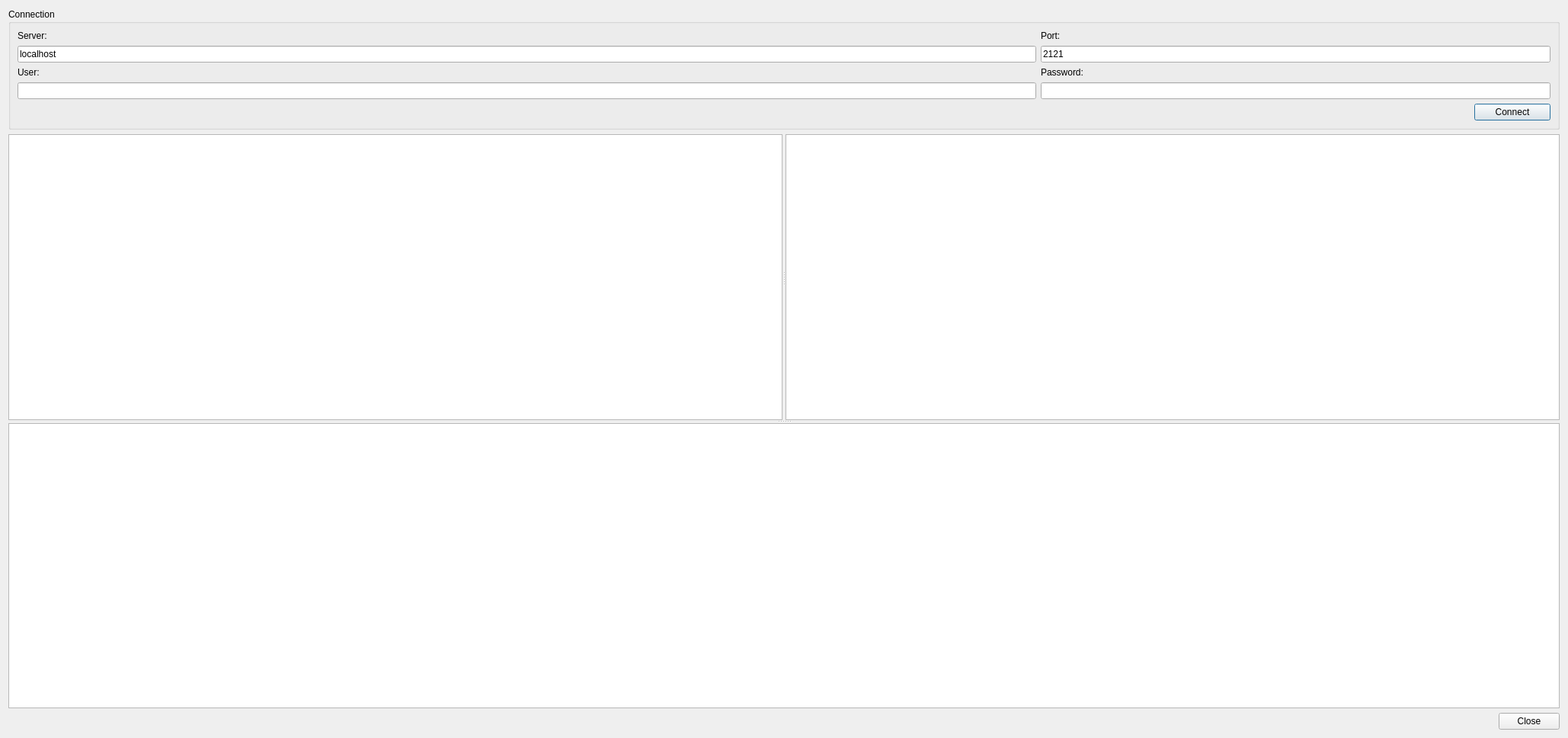
<?xml version="1.0" encoding="UTF-8"?>
<ui version="4.0">
 <class>FTPUploadDialog</class>
 <widget class="QDialog" name="FTPUploadDialog">
  <property name="enabled">
   <bool>true</bool>
  </property>
  <property name="geometry">
   <rect>
    <x>0</x>
    <y>0</y>
    <width>2058</width>
    <height>968</height>
   </rect>
  </property>
  <property name="windowTitle">
   <string>FTP Client</string>
  </property>
  <property name="layoutDirection">
   <enum>Qt::LayoutDirection::LeftToRight</enum>
  </property>
  <property name="modal">
   <bool>false</bool>
  </property>
  <layout class="QVBoxLayout" name="verticalLayout">
   <item>
    <widget class="QGroupBox" name="connectionGroup">
     <property name="title">
      <string>Connection</string>
     </property>
     <layout class="QGridLayout" name="gridLayout" rowstretch="0,0,0,0,0" columnstretch="2,1">
      <item row="2" column="0">
       <widget class="QLabel" name="userLabel">
        <property name="text">
         <string>User:</string>
        </property>
       </widget>
      </item>
      <item row="1" column="0">
       <widget class="QLineEdit" name="serverEdit">
        <property name="enabled">
         <bool>true</bool>
        </property>
        <property name="text">
         <string>localhost</string>
        </property>
        <property name="placeholderText">
         <string>FTP server host name</string>
        </property>
       </widget>
      </item>
      <item row="2" column="1">
       <widget class="QLabel" name="passwordLabel">
        <property name="text">
         <string>Password:</string>
        </property>
       </widget>
      </item>
      <item row="0" column="0">
       <widget class="QLabel" name="serverLabel">
        <property name="text">
         <string>Server:</string>
        </property>
       </widget>
      </item>
      <item row="1" column="1">
       <widget class="QLineEdit" name="portEdit">
        <property name="text">
         <string>2121</string>
        </property>
       </widget>
      </item>
      <item row="3" column="1">
       <widget class="QLineEdit" name="passwordEdit">
        <property name="enabled">
         <bool>true</bool>
        </property>
        <property name="echoMode">
         <enum>QLineEdit::EchoMode::Password</enum>
        </property>
       </widget>
      </item>
      <item row="3" column="0">
       <widget class="QLineEdit" name="userEdit"/>
      </item>
      <item row="4" column="0" colspan="2">
       <layout class="QHBoxLayout" name="horizontalLayout_3">
        <property name="leftMargin">
         <number>0</number>
        </property>
        <property name="bottomMargin">
         <number>0</number>
        </property>
        <item>
         <spacer name="horizontalSpacer">
          <property name="orientation">
           <enum>Qt::Orientation::Horizontal</enum>
          </property>
          <property name="sizeHint" stdset="0">
           <size>
            <width>40</width>
            <height>20</height>
           </size>
          </property>
         </spacer>
        </item>
        <item>
         <widget class="QPushButton" name="connectButton">
          <property name="enabled">
           <bool>true</bool>
          </property>
          <property name="sizePolicy">
           <sizepolicy hsizetype="Preferred" vsizetype="Preferred">
            <horstretch>0</horstretch>
            <verstretch>0</verstretch>
           </sizepolicy>
          </property>
          <property name="minimumSize">
           <size>
            <width>100</width>
            <height>0</height>
           </size>
          </property>
          <property name="maximumSize">
           <size>
            <width>16777215</width>
            <height>16777215</height>
           </size>
          </property>
          <property name="layoutDirection">
           <enum>Qt::LayoutDirection::LeftToRight</enum>
          </property>
          <property name="text">
           <string>Connect</string>
          </property>
          <property name="flat">
           <bool>false</bool>
          </property>
         </widget>
        </item>
       </layout>
      </item>
      <item row="0" column="1">
       <widget class="QLabel" name="portLabel">
        <property name="text">
         <string>Port:</string>
        </property>
       </widget>
      </item>
     </layout>
    </widget>
   </item>
   <item>
    <widget class="QSplitter" name="vertialSplitter">
     <property name="orientation">
      <enum>Qt::Orientation::Vertical</enum>
     </property>
     <property name="opaqueResize">
      <bool>false</bool>
     </property>
     <widget class="QSplitter" name="horizontallySplitter">
      <property name="orientation">
       <enum>Qt::Orientation::Horizontal</enum>
      </property>
      <property name="opaqueResize">
       <bool>false</bool>
      </property>
      <widget class="QTreeView" name="sourceTreeView"/>
      <widget class="QTreeView" name="targetTreeView">
       <property name="enabled">
        <bool>true</bool>
       </property>
      </widget>
     </widget>
     <widget class="QListView" name="logList"/>
    </widget>
   </item>
   <item>
    <layout class="QHBoxLayout" name="horizontalLayout_4">
     <property name="spacing">
      <number>0</number>
     </property>
     <property name="topMargin">
      <number>0</number>
     </property>
     <property name="bottomMargin">
      <number>0</number>
     </property>
     <item>
      <widget class="QDialogButtonBox" name="buttonBox">
       <property name="sizePolicy">
        <sizepolicy hsizetype="Minimum" vsizetype="Minimum">
         <horstretch>0</horstretch>
         <verstretch>0</verstretch>
        </sizepolicy>
       </property>
       <property name="layoutDirection">
        <enum>Qt::LayoutDirection::LeftToRight</enum>
       </property>
       <property name="standardButtons">
        <set>QDialogButtonBox::StandardButton::Close</set>
       </property>
      </widget>
     </item>
    </layout>
   </item>
  </layout>
 </widget>
 <tabstops>
  <tabstop>serverEdit</tabstop>
  <tabstop>portEdit</tabstop>
  <tabstop>userEdit</tabstop>
  <tabstop>passwordEdit</tabstop>
 </tabstops>
 <resources/>
 <connections/>
</ui>
